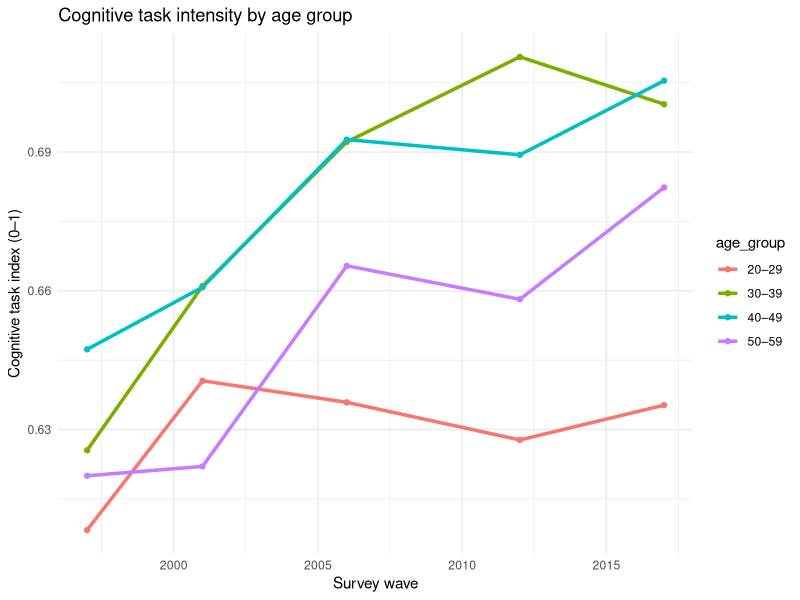
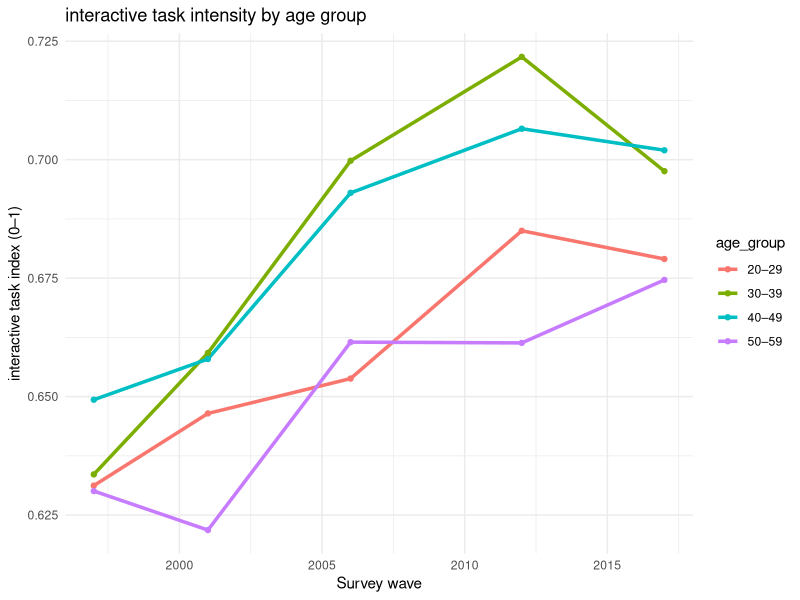
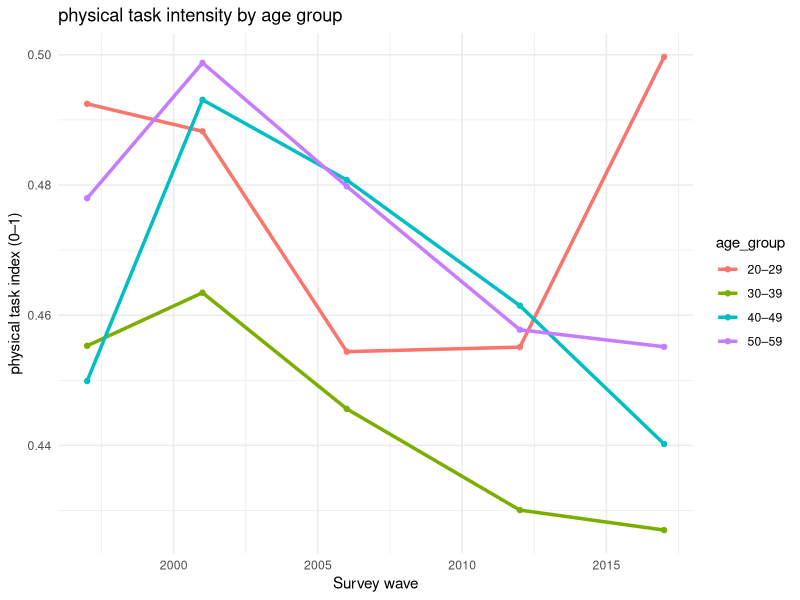
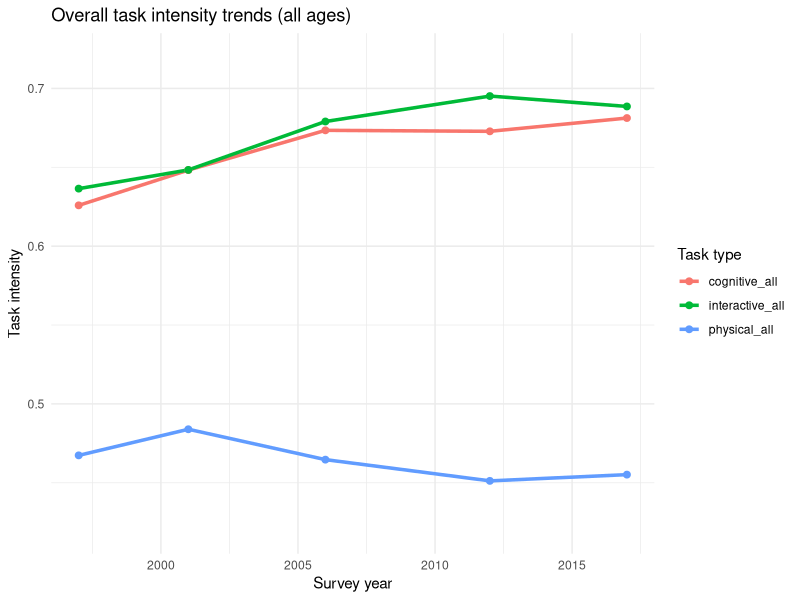
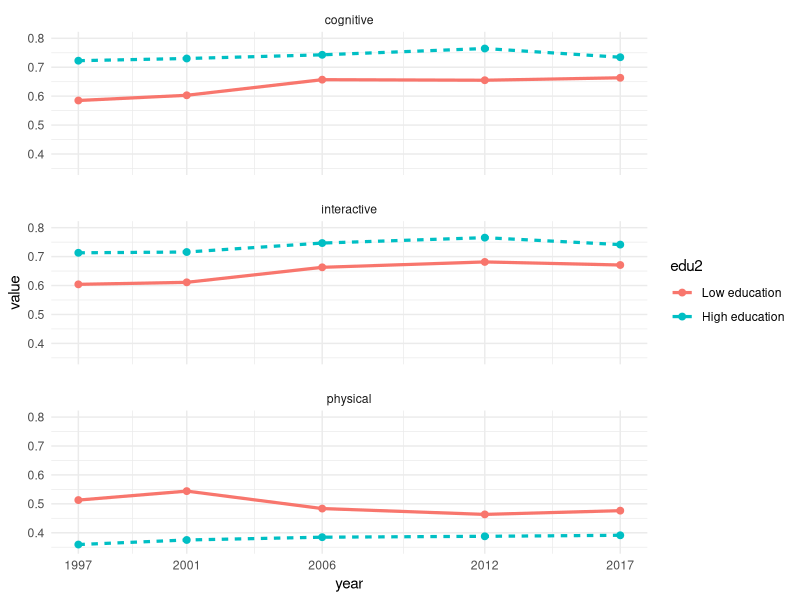
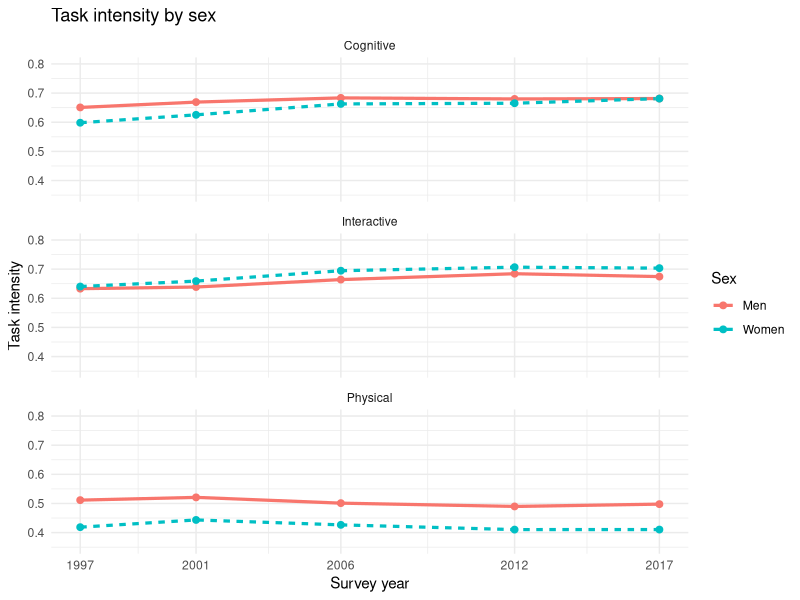
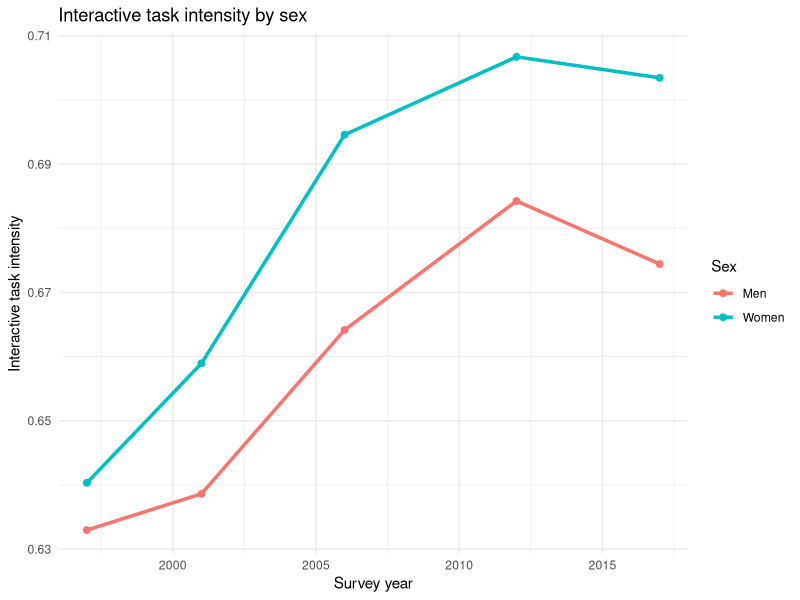
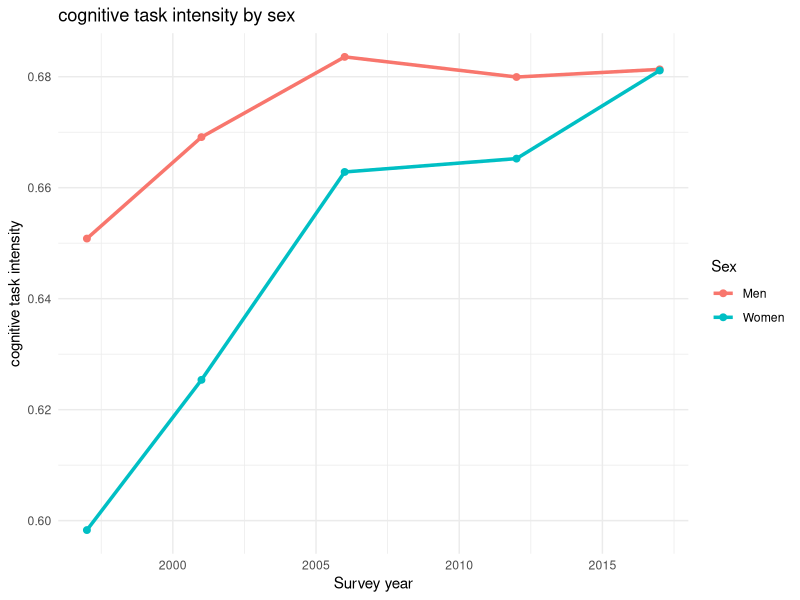

Recreate these plots in R, in order.
###############################################################################
# PhD in Economics Chapter One
# Project - Human capital depreciation across cohorts:A task-based approach 
# Year 2025/2026
###############################################################################

###############################################################################
###--------------------------- Milestones ----------------------------------### 
###############################################################################

# 1.Average task measure for different age groups over the period of analysis
# 2.Average task growth rate relative to year 1997
# 3.Disagregate by education level across age groups
#
###############################################################################
###------------------------ variables description --------------------------### 
###############################################################################
#year - year of survey
#comp_use - whether job involves use of computer or automated equipment
#employment - Employee or self-employed (filter only employees)
#employment_type -  full/part time
#hours_worked - Hours worked per week
#employees_workplace - workplace size bands(Number of employees at workplace:bworkno,bmanywrk)
#complexity_comp - Complexity level of computer use
#importance_comp - importance of computer use
#highest_qualification - highest qualification
#experience - years of experience since leaving full time education(confirm with exp)
#sector - private/public/charity
#skill_change - skill use change
#ethnicity - ethnic origin
#hourly_pay - gross hourly pay
#weight - weights (60 yrs)
#employees_comp - what proportion of employees work with computerised or automated equipment(Digital workplace)
#pid - personal identification number
###############################################################################
###--------------------- Load/install required packages --------------------### 
###############################################################################
# Install and load haven
if ("haven" %in% installed.packages()){
  library(haven)
} else{
  install.packages("haven")
  library(haven)
}
# Install and load dplyr
if ("dplyr" %in% installed.packages()){
  library(dplyr)
} else{
  install.packages("dplyr")
  library(dplyr)
}
# Install and load tidyr
if ("tidyr" %in% installed.packages()){
  library(tidyr)
} else{
  install.packages("tidyr")
  library(tidyr)
}
# Install and load ggplot2
if ("ggplot2" %in% installed.packages()){
  library(ggplot2)
} else{
  install.packages("ggplot2")
  library(ggplot2)
}
###############################################################################
###--------------- Load SES data--------------------------------------------###
###############################################################################
# Get working directory 
getwd()

setwd("C:/Users/mcr28/OneDrive - University of St Andrews/Documents/SES")

# Read csv file
data <- read.csv("ses_data1.csv")
names(data) # display all variables
View(data)
###############################################################################
###-------- Part 1: Average task measure for different age groups-----------###
###############################################################################
#=========================================
# Exploratory data analysis
#=========================================
# Excluding highest qualification and weight NAs 
data <- data %>%
  filter(
    !is.na(highest_qualification),
    !is.na(weight))
# checking variables with NAs
data %>%
  summarise(across(everything(), ~ sum(is.na(.))))

#=========================================
# Age group classification
data$age_group <- with(data, ifelse(
  age >= 20 & age <= 29, "20–29",
  ifelse(age >= 30 & age <= 39, "30–39",
         ifelse(age >= 40 & age <= 49, "40–49",
                ifelse(age >= 50 & age <= 59, "50–59", NA)
         )
  )
))
data$age_group <- factor(
  data$age_group,
  levels = c("20–29", "30–39", "40–49", "50–59")
)

data$age_group_code <- as.integer(data$age_group)   #numeric age group codes

#=========================================
# weighted average task intensity for the different age groups for each year

age_desc <- data %>%
  group_by(year, age_group) %>%
  summarise(
    cognitive   = weighted.mean(cognitive_PCA, weight, na.rm = TRUE),
    interactive = weighted.mean(interactive_PCA, weight, na.rm = TRUE),
    physical    = weighted.mean(physical_PCA, weight, na.rm = TRUE),
    n_unw = n(),
    n_w   = sum(weight, na.rm = TRUE),
    .groups = "drop"
  )
# Plotting
ggplot(age_desc, aes(x = year, y = cognitive, color = age_group)) +
  geom_line(size = 1.2) +
  geom_point() +
  labs(
    title = "Cognitive task intensity by age group",
    y = "Cognitive task index (0–1)",
    x = "Survey wave"
  ) +
  theme_minimal()

ggplot(age_desc, aes(x = year, y = interactive, color = age_group)) +
  geom_line(size = 1.2) +
  geom_point() +
  labs(
    title = "interactive task intensity by age group",
    y = "interactive task index (0–1)",
    x = "Survey wave"
  ) +
  theme_minimal()

ggplot(age_desc, aes(x = year, y = physical, color = age_group)) +
  geom_line(size = 1.2) +
  geom_point() +
  labs(
    title = "physical task intensity by age group",
    y = "physical task index (0–1)",
    x = "Survey wave"
  ) +
  theme_minimal()

# All ages
overall_desc <- data %>%
  group_by(year) %>%
  summarise(
    cognitive_all   = weighted.mean(cognitive_PCA, weight, na.rm = TRUE),
    interactive_all = weighted.mean(interactive_PCA, weight, na.rm = TRUE),
    physical_all   = weighted.mean(physical_PCA, weight, na.rm = TRUE),
    n_unw = n(),
    n_w   = sum(weight, na.rm = TRUE),
    .groups = "drop"
  )

# Plotting
overall_long <- overall_desc %>%
  pivot_longer(
    cols = c(cognitive_all, interactive_all, physical_all),
    names_to = "task",
    values_to = "value"
  )

ggplot(overall_long, aes(x = year, y = value, color = task)) +
  geom_line(size = 1.2) +
  geom_point(size = 2) +
  coord_cartesian(ylim = c(0.42, 0.72)) +
  labs(
    title = "Overall task intensity trends (all ages)",
    x = "Survey year",
    y = "Task intensity",
    color = "Task type"
  ) +
  theme_minimal()

#=========================================
# By Education
#=========================================
# Categorizing into two groups

data <- data %>%
  mutate(edu2 = case_when(
    highest_qualification %in% c(1, 2) ~ 1,
    highest_qualification %in% c(3, 4) ~ 2,
    TRUE ~ NA_real_
  ))

# check
table(data$highest_qualification, data$edu2, useNA = "ifany")

# descriptives by education
edu_desc <- data %>%
  group_by(year, edu2) %>%
  summarise(
    cognitive   = weighted.mean(cognitive_PCA, weight, na.rm = TRUE),
    interactive = weighted.mean(interactive_PCA, weight, na.rm = TRUE),
    physical    = weighted.mean(physical_PCA, weight, na.rm = TRUE),
    n_unw = n(),
    n_w   = sum(weight, na.rm = TRUE),
    .groups = "drop"
  )


# reshaping to longer fomart

edu_long <- edu_desc %>%
  pivot_longer(
    cols = c(cognitive, interactive, physical),
    names_to = "task",
    values_to = "value"
  )

# Making edu2 a factor
edu_long$edu2 <- factor(
  edu_long$edu2,
  levels = c(1, 2),
  labels = c("Low education", "High education")
)

#  plotting

ggplot(edu_long, aes(x = year, y = value, color = edu2, linetype = edu2)) +
  geom_line(size = 1.1) +
  geom_point(size = 2) +
  facet_wrap(~ task, ncol = 1) +
  coord_cartesian(ylim = c(0.35, 0.80)) +
  scale_x_continuous(breaks = c(1997, 2001, 2006, 2012, 2017)) +
  theme_minimal() +
  theme(
    panel.spacing = unit(1.1, "lines"),
    legend.position = "right"
  )


#=========================================
# By sex
#=========================================

# factor with labels
data$sex <- factor(
  data$sex,
  levels = c(1, 2),
  labels = c("Men", "Women")
)

# descriptive
sex_desc <- data %>%
  group_by(year, sex) %>%
  summarise(
    cognitive   = weighted.mean(cognitive_PCA, weight, na.rm = TRUE),
    interactive = weighted.mean(interactive_PCA, weight, na.rm = TRUE),
    physical    = weighted.mean(physical_PCA, weight, na.rm = TRUE),
    n_unw = n(),
    n_w   = sum(weight, na.rm = TRUE),
    .groups = "drop"
  )

# reshape to long fomart
library(tidyr)

sex_long <- sex_desc %>%
  pivot_longer(
    cols = c(cognitive, interactive, physical),
    names_to = "task",
    values_to = "value"
  )
# labeling - optional
sex_long$task <- factor(
  sex_long$task,
  levels = c("cognitive", "interactive", "physical"),
  labels = c("Cognitive", "Interactive", "Physical")
)
# plotting

ggplot(sex_long,
       aes(x = year, y = value, color = sex, linetype = sex)) +
  geom_line(size = 1.1) +
  geom_point(size = 2) +
  facet_wrap(~ task, ncol = 1) +
  coord_cartesian(ylim = c(0.35, 0.80)) +
  scale_x_continuous(breaks = c(1997, 2001, 2006, 2012, 2017)) +
  labs(
    title = "Task intensity by sex",
    x = "Survey year",
    y = "Task intensity",
    color = "Sex",
    linetype = "Sex"
  ) +
  theme_minimal()



# Single plots

ggplot(filter(sex_long, task == "Interactive"),
       aes(x = year, y = value, color = sex)) +
  geom_line(size = 1.2) +
  geom_point(size = 2) +
  labs(
    title = "Interactive task intensity by sex",
    x = "Survey year",
    y = "Interactive task intensity",
    color = "Sex"
  ) +
  theme_minimal()


# cognitive
ggplot(filter(sex_long, task == "Cognitive"),
       aes(x = year, y = value, color = sex)) +
  geom_line(size = 1.2) +
  geom_point(size = 2) +
  labs(
    title = "cognitive task intensity by sex",
    x = "Survey year",
    y = "cognitive task intensity",
    color = "Sex"
  ) +
  theme_minimal()


# Physical
ggplot(filter(sex_long, task == "Physical"),
       aes(x = year, y = value, color = sex)) +
  geom_line(size = 1.2) +
  geom_point(size = 2) +
  labs(
    title = "Physical task intensity by sex",
    x = "Survey year",
    y = "Physical task intensity",
    color = "Sex"
  ) +
  theme_minimal()

###############################################################################
###---------- Part 2: Comparing task intensities across cohorts-------------###
###############################################################################

# Create birth year
data$birth_year <- data$year - data$age

# Quick check
summary(data$birth_year)
head(data)

# create birth cohorts (10 year interval)
data$cohort <- cut(
  data$birth_year,
  breaks = c(1937, 1947, 1957, 1967, 1977, 1987, 1997),
  labels = c(
    "1938–1947",
    "1948–1957",
    "1958–1967",
    "1968–1977",
    "1978–1987",
    "1988–1997"
  ),
  right = TRUE,
  include.lowest = TRUE
)

# Check results
table(data$cohort, useNA = "ifany")
head(data)

# Computing mean task intensities across cohorts

cohort_desc <- data %>%
  group_by(year, cohort) %>%
  summarise(
    cognitive   = weighted.mean(cognitive_PCA, weight, na.rm = TRUE),
    interactive = weighted.mean(interactive_PCA, weight, na.rm = TRUE),
    physical    = weighted.mean(physical_PCA, weight, na.rm = TRUE),
    n_unw = n(),
    n_w   = sum(weight, na.rm = TRUE),
    .groups = "drop"
  )
# Plotting
ggplot(cohort_desc, aes(x = year, y = cognitive, color = cohort)) +
  geom_line(size = 1.2) +
  geom_point() +
  labs(
    title = "Cognitive task intensity by cohort",
    y = "Cognitive task index",
    x = "Survey wave"
  ) +
  theme_minimal()

ggplot(cohort_desc, aes(x = year, y = interactive, color = cohort)) +
  geom_line(size = 1.2) +
  geom_point() +
  labs(
    title = "interactive task intensity by cohort",
    y = "interactive task index",
    x = "Survey wave"
  ) +
  theme_minimal()

ggplot(cohort_desc, aes(x = year, y = physical, color = cohort)) +
  geom_line(size = 1.2) +
  geom_point() +
  labs(
    title = "physical task intensity by cohort",
    y = "physical task index",
    x = "Survey wave"
  ) +
  theme_minimal()

###############################################################################
########--------------- Part 3: Regression descriptive------------------#######
###############################################################################
#Step 1: Cohort differences in task composition
#Do younger cohorts perform more cognitive/interactive tasks and fewer physical tasks?

data$sector <- factor(data$sector)  # Converting categorical variables to factors
data$edu2   <- factor(data$edu2)

lm(cognitive_PCA ~ factor(cohort) + sex + edu2 + sector, data=data , weights = weight)   # Regressions
lm(interactive_PCA ~ factor(cohort) + sex + edu2 + sector, data=data , weights = weight)
lm(physical_PCA ~ factor(cohort) + sex + edu2 + sector, data=data , weights = weight)

# Add more controls if need be

# Step 2: Lifecycle Wage Profile - Classic mincer equation

lm(log(hourly_pay) ~ age + I(age^2) + edu2 + sector + sex, data=data , weights = weight)

# Step 3: skill/task wage premia

# Do tasks affect wage differences? 
lm(log(hourly_pay) ~ cognitive_PCA +
     interactive_PCA +
     physical_PCA +
     age + I(age^2) +
     edu2 + sector + sex,
   data=data , weights = weight)

# Step 4: Do tasks change lifecycle slopes? 
lm(log(hourly_pay) ~ age + I(age^2) +
     cognitive_PCA +
     age:cognitive_PCA +
     edu2 + sector,
   data=data , weights = weight)

lm(log(hourly_pay) ~ age + I(age^2) +
     interactive_PCA +
     age:interactive_PCA +
     edu2 + sector,
   data=data , weights = weight)

lm(log(hourly_pay) ~ age + I(age^2) +
     physical_PCA +
     age:physical_PCA +
     edu2 + sector,
   data=data , weights = weight)

# Step 5: Are cohort wage differences explained by tasks?

# Model A - Without task
modelA <- lm(log(hourly_pay) ~ age + I(age^2) + factor(cohort) + sex + sector + 
               edu2, data=data , weights = weight)
# Model B - With task 
modelB <- lm(log(hourly_pay) ~ age + I(age^2) + factor(cohort) +
               cognitive_PCA + interactive_PCA + physical_PCA +
               sex + sector + edu2, data=data, weights = weight)

summary(modelA)
summary(modelB)
